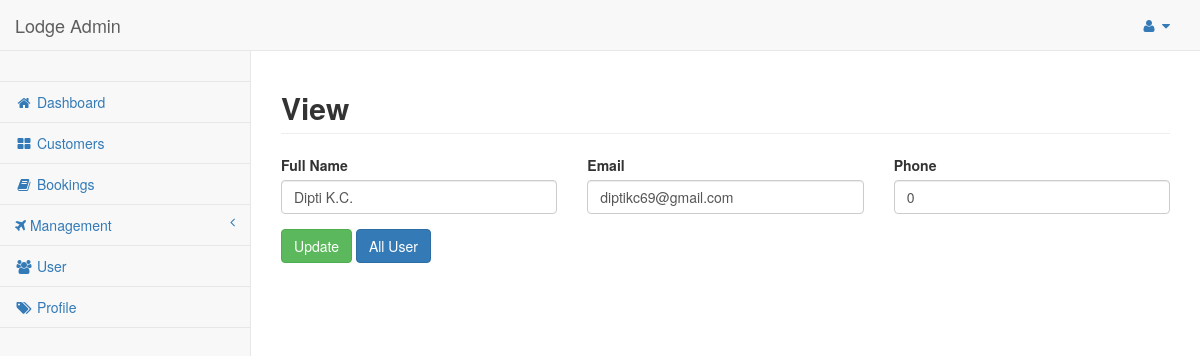
/admin/view-user.php?id=10 (signed in), run on the app's committed database.
### tables this page shows
CREATE TABLE `users` (
  `id` int(100) NOT NULL,
  `email` varchar(100) NOT NULL,
  `password` varchar(100) NOT NULL,
  `status` tinyint(4) NOT NULL DEFAULT 0,
  `full_name` varchar(100) NOT NULL,
  `is_admin` tinyint(4) NOT NULL DEFAULT 0,
  `phone` int(100) NOT NULL,
  `address` varchar(100) NOT NULL
);

### admin/view-user.php (the view, shortened to what this page needs)
<?php
include 'include/head.php';
$editId = $_GET['id'];
$sql = "SELECT * FROM users WHERE id = $editId";
$result = mysqli_query($conn,$sql);
while($row = mysqli_fetch_array($result)) {
    $Fullname = $row['full_name'];
    $Email = $row['email'];
    $Phone = $row['phone'];
}
?>
<body>
    <div id="wrapper">
        <nav class="navbar navbar-default navbar-static-top" role="navigation" style="margin-bottom: 0">
            <?php include 'include/navbar.php';?>
            <?php include 'include/sidebar.php';?>
        </nav>
        <div id="page-wrapper">
            <div class="row">
                <div class="col-lg-12">
                    <h2 class="page-header"><b>View</b> </h2>
                </div>
            </div>
            <div class="row">
            <div class="col-sm-12">
            </div>
            <form action="view-user.php?id=<?php echo $editId;?>" method="post">
                <div class="col-lg-4 col-md-6">
                    <div class="form-group">
                        <label><b>Full Name</b></label>
                        <input value="<?php echo $Fullname; ?>"
                         class="form-control" name="full_name" placeholder="Full Name">
                    </div>
                </div>
                <div class="col-lg-4 col-md-6">
                    <div class="form-group">
                        <label><b>Email</b></label>
                        <input  value="<?php echo $Email; ?>" class="form-control" name="email" placeholder="Email">
                    </div>
                </div>
                <div class="col-lg-4 col-md-6">
                    <div class="form-group">
                        <label><b>Phone</b></label>
                        <input  value="<?php echo $Phone; ?>" class="form-control" name="phone" placeholder="phone">
                    </div>
                </div>
                <div class="col-sm-12">
                    <button type="submit" name="update" class="btn btn-success">
                        Update
                    </button>
                    <a href="list-user.php" class="btn btn-primary">All User</a>
                </div>
            </form>
            </div>
        </div>
    </div>
</body>
</html>

### data on the page
users: full_name "Dipti K.C.", email "diptikc69@gmail.com", phone "0"
